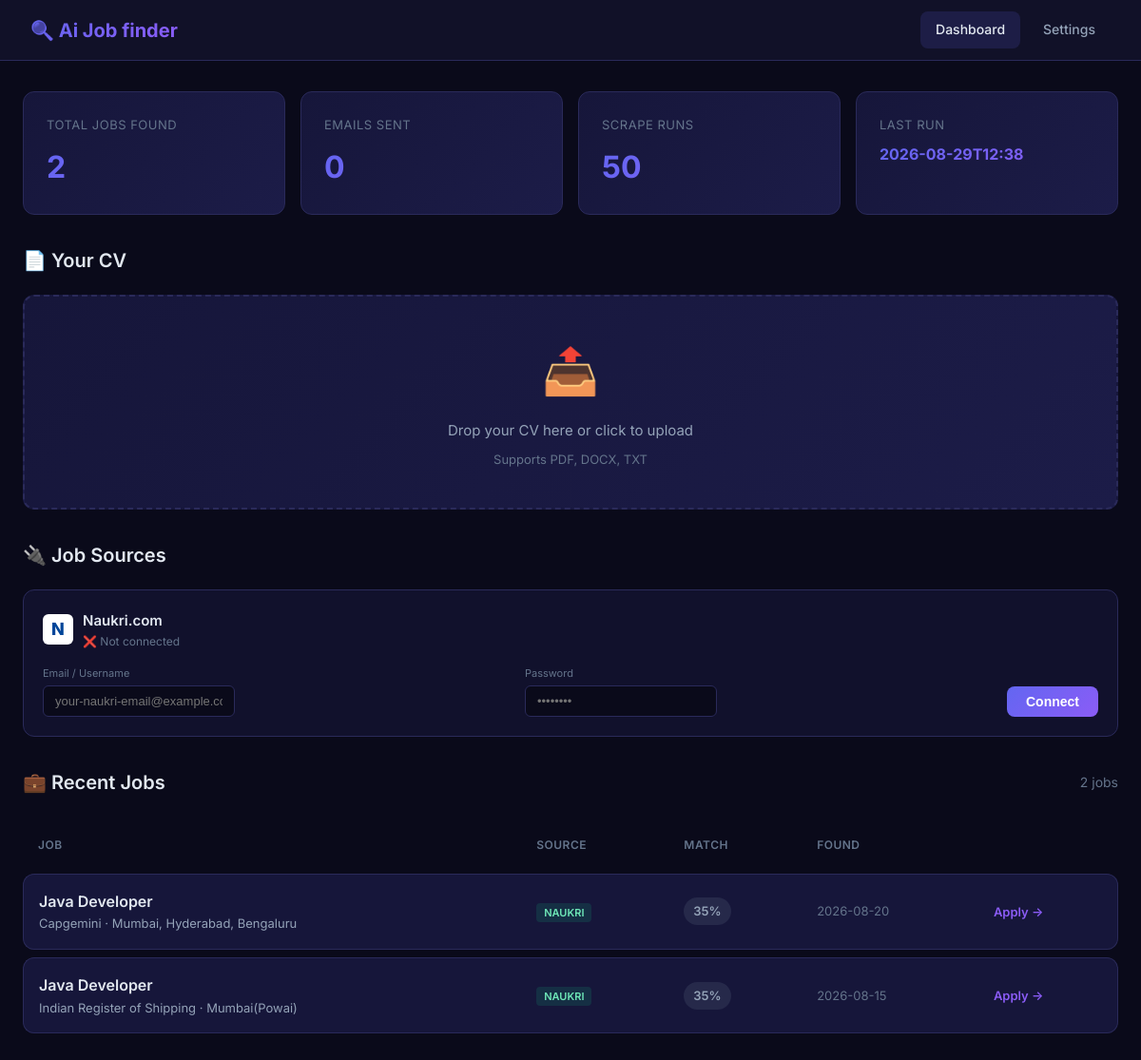
Before: / with the older database file.
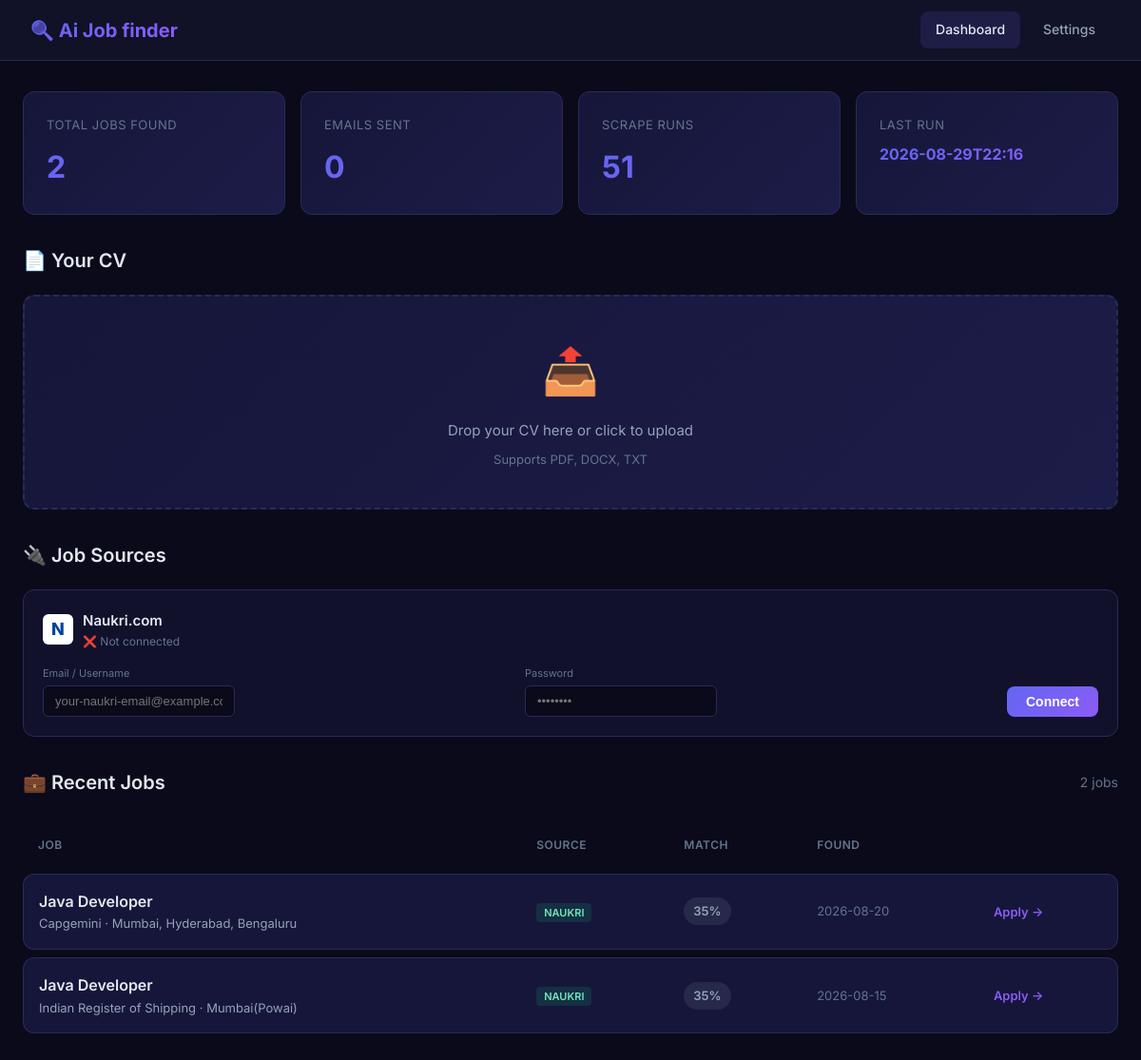
After: the same page with the newer database file.
### tables this page shows
CREATE TABLE scrape_runs (
                    id INTEGER PRIMARY KEY AUTOINCREMENT,
                    timestamp TEXT,
                    jobs_found INTEGER,
                    jobs_new INTEGER,
                    jobs_notified INTEGER
                );

CREATE TABLE seen_jobs (
                    id TEXT PRIMARY KEY,
                    title TEXT,
                    company TEXT,
                    location TEXT,
                    url TEXT,
                    source TEXT,
                    score REAL DEFAULT 0.0,
                    first_seen TEXT,
                    notified INTEGER DEFAULT 0,
                    notified_at TEXT
                );

### web/app.py (the view, shortened to what this page needs)
    @app.route("/")
    def index():
        page = request.args.get("page", 1, type=int)
        per_page = 20
        offset = (page - 1) * per_page
        config = load_config()
        db = JobDatabase(DB_PATH)
        total_jobs = db.get_total_jobs_count()
        recent_jobs = db.get_recent_jobs(limit=per_page, offset=offset)
        stats = db.get_stats()
        total_pages = (total_jobs + per_page - 1) // per_page
        cv_info = None
        return render_template(
            "index.html",
            jobs=recent_jobs,
            stats=stats,
            cv_info=cv_info,
            config=config,
            page=page,
            total_pages=total_pages,
            total_jobs=total_jobs
        )

### config.py (called while the page is built, shortened)
def load_config() -> AgentConfig:
    config = AgentConfig()
    config.email.sender_email = os.getenv("EMAIL_SENDER", config.email.sender_email)
    config.email.sender_password = os.getenv("EMAIL_PASSWORD", config.email.sender_password)
    config.email.recipient_email = os.getenv("EMAIL_RECIPIENT", config.email.recipient_email)
    config.naukri.naukri_user = os.getenv("NAUKRI_USER", config.naukri.naukri_user)
    config.naukri.naukri_password = os.getenv("NAUKRI_PASSWORD", config.naukri.naukri_password)
    config.tinyfish.api_key = os.getenv("TINYFISH_API_KEY", config.tinyfish.api_key)
    env_cv_path = os.getenv("CV_PATH")
    if env_cv_path:
        config.cv_path = env_cv_path
    return config

### storage/db.py (called while the page is built)
    def _connect(self) -> sqlite3.Connection:
        return sqlite3.connect(self.db_path)

    def get_recent_jobs(self, limit: int = 50, offset: int = 0) -> list:
        with self._connect() as conn:
            conn.row_factory = sqlite3.Row
            cursor = conn.execute("""
                SELECT * FROM seen_jobs
                ORDER BY first_seen DESC, score DESC
                LIMIT ? OFFSET ?
            """, (limit, offset))
            return [dict(row) for row in cursor.fetchall()]

    def get_total_jobs_count(self) -> int:
        with self._connect() as conn:
            return conn.execute("SELECT COUNT(*) FROM seen_jobs").fetchone()[0]

    def get_stats(self) -> dict:
        with self._connect() as conn:
            total = conn.execute("SELECT COUNT(*) FROM seen_jobs").fetchone()[0]
            notified = conn.execute("SELECT COUNT(*) FROM seen_jobs WHERE notified = 1").fetchone()[0]
            runs = conn.execute("SELECT COUNT(*) FROM scrape_runs").fetchone()[0]
            last_run = conn.execute(
                "SELECT timestamp FROM scrape_runs ORDER BY id DESC LIMIT 1"
            ).fetchone()
            return {
                "total_jobs_seen": total,
                "total_notified": notified,
                "total_runs": runs,
                "last_run": last_run[0] if last_run else "Never",
            }

### web/templates/index.html (shortened to what this page needs)
<!DOCTYPE html>
<html lang="en">
<head>
</head>
<body>
    <nav>
        <div class="nav-brand">🔍 Ai Job finder</div>
        <div class="nav-links">
            <a href="/" class="active">Dashboard</a>
            <a href="/settings">Settings</a>
        </div>
    </nav>
    <div class="container">
        <div class="stats-grid">
            <div class="stat-card">
                <div class="stat-label">Total Jobs Found</div>
                <div class="stat-value">{{ stats.total_jobs_seen }}</div>
            </div>
            <div class="stat-card">
                <div class="stat-label">Emails Sent</div>
                <div class="stat-value">{{ stats.total_notified }}</div>
            </div>
            <div class="stat-card">
                <div class="stat-label">Scrape Runs</div>
                <div class="stat-value">{{ stats.total_runs }}</div>
            </div>
            <div class="stat-card">
                <div class="stat-label">Last Run</div>
                <div class="stat-value" style="font-size:16px;">{{ stats.last_run[:16] if stats.last_run != 'Never' else 'Never' }}</div>
            </div>
        </div>
        <div class="section">
            <div class="section-header">
                <h2 class="section-title">📄 Your CV</h2>
            </div>
            {% if cv_info and not cv_info.get('error') %}
            <div class="cv-card">
                <h3>✓ CV Loaded: {{ cv_info.path.split('\\')[-1].split('/')[-1] }}</h3>
                {% if cv_info.email or cv_info.phone %}
                <div class="cv-detail">
                    {% if cv_info.email %}<strong>Email:</strong> {{ cv_info.email }} &nbsp;&nbsp;{% endif %}
                    {% if cv_info.phone %}<strong>Phone:</strong> {{ cv_info.phone }}{% endif %}
                </div>
                {% endif %}
                {% if cv_info.links %}
                <div class="cv-detail"><strong>Links:</strong>
                    {% for link in cv_info.links %}
                        <a href="{{ link if link.startswith('http') else 'https://' + link }}" target="_blank" style="color: var(--accent-blue); text-decoration: none; margin-right: 8px;">{{ link }}</a>
                    {% endfor %}
                </div>
                {% endif %}
                <div class="cv-detail"><strong>Experience:</strong> {{ cv_info.experience_years }} years</div>
                {% if cv_info.job_titles %}
                <div class="cv-detail"><strong>Job Titles:</strong> {{ cv_info.job_titles | join(', ') }}</div>
                {% endif %}
                {% if cv_info.education %}
                <div class="cv-detail"><strong>Education:</strong> {{ cv_info.education | join(', ') }}</div>
                {% endif %}
                {% if cv_info.skills %}
                <div class="cv-detail"><strong>Technical Skills:</strong></div>
                <div class="skill-tags">
                    {% for skill in cv_info.skills %}
                    <span class="skill-tag">{{ skill }}</span>
                    {% endfor %}
                </div>
                {% endif %}
            </div>
            {% else %}
            <form action="/upload" method="post" enctype="multipart/form-data">
                <div class="upload-area" id="upload-area">
                    <div class="upload-icon">📤</div>
                    <div class="upload-text">Drop your CV here or click to upload</div>
                    <div class="upload-hint">Supports PDF, DOCX, TXT</div>
                </div>
            </form>
            {% endif %}
        </div>
        <div class="section">
            <div class="section-header">
                <h2 class="section-title">🔌 Job Sources</h2>
            </div>
            <div class="naukri-card {% if config.naukri.naukri_user %}connected{% endif %}">
                <div class="naukri-card-header">
                    <div class="naukri-logo">N</div>
                    <div>
                        <div style="font-weight: 600; font-size: 15px;">Naukri.com</div>
                        <div style="font-size: 12px; color: var(--text-muted);">
                            {% if config.naukri.naukri_user %}
                                ✅ Connected as {{ config.naukri.naukri_user }}
                            {% else %}
                                ❌ Not connected
                            {% endif %}
                        </div>
                    </div>
                </div>
                <form action="/connect-naukri" method="post" class="naukri-form">
                    <div>
                        <label>Email / Username</label>
                        <input type="text" name="naukri_user" value="{{ config.naukri.naukri_user }}" placeholder="your-naukri-email@example.com">
                    </div>
                    <div>
                        <label>Password</label>
                        <input type="password" name="naukri_password" value="{{ config.naukri.naukri_password }}" placeholder="••••••••">
                    </div>
                    <button type="submit" class="btn btn-primary" style="padding: 8px 20px;">
                        {{ "Update" if config.naukri.naukri_user else "Connect" }}
                    </button>
                </form>
            </div>
        </div>
        <div class="section">
            <div class="section-header">
                <h2 class="section-title">💼 Recent Jobs</h2>
                <span style="color: var(--text-muted); font-size: 14px;">{{ jobs | length }} jobs</span>
            </div>
            {% if jobs %}
            <table class="jobs-table">
                <thead>
                    <tr>
                        <th>Job</th>
                        <th>Source</th>
                        <th>Match</th>
                        <th>Found</th>
                        <th></th>
                    </tr>
                </thead>
                <tbody>
                    {% for job in jobs %}
                    <tr>
                        <td>
                            <a href="{{ job.url }}" target="_blank" class="job-title">{{ job.title }}</a>
                            <div class="job-company">{{ job.company }} {% if job.location %}· {{ job.location }}{% endif %}</div>
                        </td>
                        <td>
                            <span class="job-source source-{{ job.source }}">{{ job.source }}</span>
                        </td>
                        <td>
                            {% set score = (job.score * 100) | int %}
                            <span class="score-badge {% if score >= 70 %}score-high{% elif score >= 40 %}score-mid{% else %}score-low{% endif %}">
                                {{ score }}%
                            </span>
                        </td>
                        <td style="color: var(--text-muted); font-size: 13px;">
                            {{ job.first_seen[:10] if job.first_seen else 'N/A' }}
                        </td>
                        <td>
                            <a href="{{ job.url }}" target="_blank" class="apply-link">Apply →</a>
                        </td>
                    </tr>
                    {% endfor %}
                </tbody>
            </table>
            {% else %}
            <div class="empty-state">
                <div class="icon">🔎</div>
                <h3>No jobs yet</h3>
                <p>Upload your CV and run a scrape to discover matching jobs</p>
            </div>
            {% endif %}
        </div>
    </div>
</body>
</html>

Changed rows visible on the page:
no longer on this page (row unchanged): scrape_runs: timestamp "2026-08-29T12:38"
added scrape_runs: timestamp "2026-08-29T22:16"
Other visible differences:
{{ stats.total_runs }}: "50" → "51"
